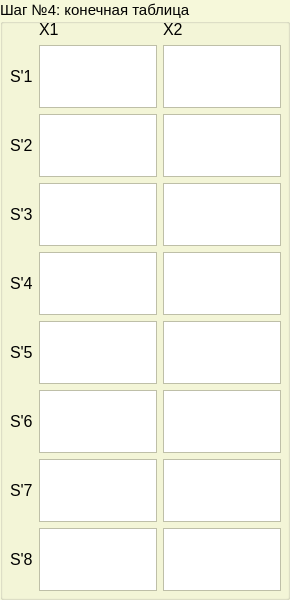
     <widget class="QGroupBox" name="groupBox_4">
      <property name="palette">
       <palette>
        <active>
         <colorrole role="WindowText">
          <brush brushstyle="SolidPattern">
           <color alpha="255">
            <red>0</red>
            <green>0</green>
            <blue>0</blue>
           </color>
          </brush>
         </colorrole>
         <colorrole role="Button">
          <brush brushstyle="SolidPattern">
           <color alpha="255">
            <red>246</red>
            <green>248</green>
            <blue>218</blue>
           </color>
          </brush>
         </colorrole>
         <colorrole role="Light">
          <brush brushstyle="SolidPattern">
           <color alpha="255">
            <red>255</red>
            <green>255</green>
            <blue>255</blue>
           </color>
          </brush>
         </colorrole>
         <colorrole role="Midlight">
          <brush brushstyle="SolidPattern">
           <color alpha="255">
            <red>250</red>
            <green>251</green>
            <blue>236</blue>
           </color>
          </brush>
         </colorrole>
         <colorrole role="Dark">
          <brush brushstyle="SolidPattern">
           <color alpha="255">
            <red>123</red>
            <green>124</green>
            <blue>109</blue>
           </color>
          </brush>
         </colorrole>
         <colorrole role="Mid">
          <brush brushstyle="SolidPattern">
           <color alpha="255">
            <red>164</red>
            <green>165</green>
            <blue>145</blue>
           </color>
          </brush>
         </colorrole>
         <colorrole role="Text">
          <brush brushstyle="SolidPattern">
           <color alpha="255">
            <red>0</red>
            <green>0</green>
            <blue>0</blue>
           </color>
          </brush>
         </colorrole>
         <colorrole role="BrightText">
          <brush brushstyle="SolidPattern">
           <color alpha="255">
            <red>255</red>
            <green>255</green>
            <blue>255</blue>
           </color>
          </brush>
         </colorrole>
         <colorrole role="ButtonText">
          <brush brushstyle="SolidPattern">
           <color alpha="255">
            <red>0</red>
            <green>0</green>
            <blue>0</blue>
           </color>
          </brush>
         </colorrole>
         <colorrole role="Base">
          <brush brushstyle="SolidPattern">
           <color alpha="255">
            <red>255</red>
            <green>255</green>
            <blue>255</blue>
           </color>
          </brush>
         </colorrole>
         <colorrole role="Window">
          <brush brushstyle="SolidPattern">
           <color alpha="255">
            <red>246</red>
            <green>248</green>
            <blue>218</blue>
           </color>
          </brush>
         </colorrole>
         <colorrole role="Shadow">
          <brush brushstyle="SolidPattern">
           <color alpha="255">
            <red>0</red>
            <green>0</green>
            <blue>0</blue>
           </color>
          </brush>
         </colorrole>
         <colorrole role="AlternateBase">
          <brush brushstyle="SolidPattern">
           <color alpha="255">
            <red>250</red>
            <green>251</green>
            <blue>236</blue>
           </color>
          </brush>
         </colorrole>
         <colorrole role="ToolTipBase">
          <brush brushstyle="SolidPattern">
           <color alpha="255">
            <red>255</red>
            <green>255</green>
            <blue>220</blue>
           </color>
          </brush>
         </colorrole>
         <colorrole role="ToolTipText">
          <brush brushstyle="SolidPattern">
           <color alpha="255">
            <red>0</red>
            <green>0</green>
            <blue>0</blue>
           </color>
          </brush>
         </colorrole>
        </active>
        <inactive>
         <colorrole role="WindowText">
          <brush brushstyle="SolidPattern">
           <color alpha="255">
            <red>0</red>
            <green>0</green>
            <blue>0</blue>
           </color>
          </brush>
         </colorrole>
         <colorrole role="Button">
          <brush brushstyle="SolidPattern">
           <color alpha="255">
            <red>246</red>
            <green>248</green>
            <blue>218</blue>
           </color>
          </brush>
         </colorrole>
         <colorrole role="Light">
          <brush brushstyle="SolidPattern">
           <color alpha="255">
            <red>255</red>
            <green>255</green>
            <blue>255</blue>
           </color>
          </brush>
         </colorrole>
         <colorrole role="Midlight">
          <brush brushstyle="SolidPattern">
           <color alpha="255">
            <red>250</red>
            <green>251</green>
            <blue>236</blue>
           </color>
          </brush>
         </colorrole>
         <colorrole role="Dark">
          <brush brushstyle="SolidPattern">
           <color alpha="255">
            <red>123</red>
            <green>124</green>
            <blue>109</blue>
           </color>
          </brush>
         </colorrole>
         <colorrole role="Mid">
          <brush brushstyle="SolidPattern">
           <color alpha="255">
            <red>164</red>
            <green>165</green>
            <blue>145</blue>
           </color>
          </brush>
         </colorrole>
         <colorrole role="Text">
          <brush brushstyle="SolidPattern">
           <color alpha="255">
            <red>0</red>
            <green>0</green>
            <blue>0</blue>
           </color>
          </brush>
         </colorrole>
         <colorrole role="BrightText">
          <brush brushstyle="SolidPattern">
           <color alpha="255">
            <red>255</red>
            <green>255</green>
            <blue>255</blue>
           </color>
          </brush>
         </colorrole>
         <colorrole role="ButtonText">
          <brush brushstyle="SolidPattern">
           <color alpha="255">
            <red>0</red>
            <green>0</green>
            <blue>0</blue>
           </color>
          </brush>
         </colorrole>
         <colorrole role="Base">
          <brush brushstyle="SolidPattern">
           <color alpha="255">
            <red>255</red>
            <green>255</green>
            <blue>255</blue>
           </color>
          </brush>
         </colorrole>
         <colorrole role="Window">
          <brush brushstyle="SolidPattern">
           <color alpha="255">
            <red>246</red>
            <green>248</green>
            <blue>218</blue>
           </color>
          </brush>
         </colorrole>
         <colorrole role="Shadow">
          <brush brushstyle="SolidPattern">
           <color alpha="255">
            <red>0</red>
            <green>0</green>
            <blue>0</blue>
           </color>
          </brush>
         </colorrole>
         <colorrole role="AlternateBase">
          <brush brushstyle="SolidPattern">
           <color alpha="255">
            <red>250</red>
            <green>251</green>
            <blue>236</blue>
           </color>
          </brush>
         </colorrole>
         <colorrole role="ToolTipBase">
          <brush brushstyle="SolidPattern">
           <color alpha="255">
            <red>255</red>
            <green>255</green>
            <blue>220</blue>
           </color>
          </brush>
         </colorrole>
         <colorrole role="ToolTipText">
          <brush brushstyle="SolidPattern">
           <color alpha="255">
            <red>0</red>
            <green>0</green>
            <blue>0</blue>
           </color>
          </brush>
         </colorrole>
        </inactive>
        <disabled>
         <colorrole role="WindowText">
          <brush brushstyle="SolidPattern">
           <color alpha="255">
            <red>123</red>
            <green>124</green>
            <blue>109</blue>
           </color>
          </brush>
         </colorrole>
         <colorrole role="Button">
          <brush brushstyle="SolidPattern">
           <color alpha="255">
            <red>246</red>
            <green>248</green>
            <blue>218</blue>
           </color>
          </brush>
         </colorrole>
         <colorrole role="Light">
          <brush brushstyle="SolidPattern">
           <color alpha="255">
            <red>255</red>
            <green>255</green>
            <blue>255</blue>
           </color>
          </brush>
         </colorrole>
         <colorrole role="Midlight">
          <brush brushstyle="SolidPattern">
           <color alpha="255">
            <red>250</red>
            <green>251</green>
            <blue>236</blue>
           </color>
          </brush>
         </colorrole>
         <colorrole role="Dark">
          <brush brushstyle="SolidPattern">
           <color alpha="255">
            <red>123</red>
            <green>124</green>
            <blue>109</blue>
           </color>
          </brush>
         </colorrole>
         <colorrole role="Mid">
          <brush brushstyle="SolidPattern">
           <color alpha="255">
            <red>164</red>
            <green>165</green>
            <blue>145</blue>
           </color>
          </brush>
         </colorrole>
         <colorrole role="Text">
          <brush brushstyle="SolidPattern">
           <color alpha="255">
            <red>123</red>
            <green>124</green>
            <blue>109</blue>
           </color>
          </brush>
         </colorrole>
         <colorrole role="BrightText">
          <brush brushstyle="SolidPattern">
           <color alpha="255">
            <red>255</red>
            <green>255</green>
            <blue>255</blue>
           </color>
          </brush>
         </colorrole>
         <colorrole role="ButtonText">
          <brush brushstyle="SolidPattern">
           <color alpha="255">
            <red>123</red>
            <green>124</green>
            <blue>109</blue>
           </color>
          </brush>
         </colorrole>
         <colorrole role="Base">
          <brush brushstyle="SolidPattern">
           <color alpha="255">
            <red>246</red>
            <green>248</green>
            <blue>218</blue>
           </color>
          </brush>
         </colorrole>
         <colorrole role="Window">
          <brush brushstyle="SolidPattern">
           <color alpha="255">
            <red>246</red>
            <green>248</green>
            <blue>218</blue>
           </color>
          </brush>
         </colorrole>
         <colorrole role="Shadow">
          <brush brushstyle="SolidPattern">
           <color alpha="255">
            <red>0</red>
            <green>0</green>
            <blue>0</blue>
           </color>
          </brush>
         </colorrole>
         <colorrole role="AlternateBase">
          <brush brushstyle="SolidPattern">
           <color alpha="255">
            <red>246</red>
            <green>248</green>
            <blue>218</blue>
           </color>
          </brush>
         </colorrole>
         <colorrole role="ToolTipBase">
          <brush brushstyle="SolidPattern">
           <color alpha="255">
            <red>255</red>
            <green>255</green>
            <blue>220</blue>
           </color>
          </brush>
         </colorrole>
         <colorrole role="ToolTipText">
          <brush brushstyle="SolidPattern">
           <color alpha="255">
            <red>0</red>
            <green>0</green>
            <blue>0</blue>
           </color>
          </brush>
         </colorrole>
        </disabled>
       </palette>
      </property>
      <property name="font">
       <font>
        <pointsize>11</pointsize>
       </font>
      </property>
      <property name="title">
       <string>Шаг №4: конечная таблица  </string>
      </property>
      <widget class="QWidget" name="layoutWidget">
       <property name="geometry">
        <rect>
         <x>10</x>
         <y>20</y>
         <width>271</width>
         <height>571</height>
        </rect>
       </property>
       <layout class="QGridLayout" name="gridLayout_6">
        <item row="9" column="0">
         <widget class="QLabel" name="label">
          <property name="font">
           <font>
            <pointsize>12</pointsize>
           </font>
          </property>
          <property name="text">
           <string>S'8</string>
          </property>
         </widget>
        </item>
        <item row="7" column="3">
         <widget class="QTextEdit" name="fS6X2">
          <property name="font">
           <font>
            <pointsize>12</pointsize>
           </font>
          </property>
          <property name="html">
           <string>&lt;!DOCTYPE HTML PUBLIC &quot;-//W3C//DTD HTML 4.0//EN&quot; &quot;http://www.w3.org/TR/REC-html40/strict.dtd&quot;&gt;
&lt;html&gt;&lt;head&gt;&lt;meta name=&quot;qrichtext&quot; content=&quot;1&quot; /&gt;&lt;style type=&quot;text/css&quot;&gt;
p, li { white-space: pre-wrap; }
&lt;/style&gt;&lt;/head&gt;&lt;body style=&quot; font-family:'MS Shell Dlg 2'; font-size:12pt; font-weight:400; font-style:normal;&quot;&gt;
&lt;p align=&quot;center&quot; style=&quot;-qt-paragraph-type:empty; margin-top:0px; margin-bottom:0px; margin-left:0px; margin-right:0px; -qt-block-indent:0; text-indent:0px; font-size:8.25pt;&quot;&gt;&lt;br /&gt;&lt;/p&gt;&lt;/body&gt;&lt;/html&gt;</string>
          </property>
         </widget>
        </item>
        <item row="7" column="1">
         <widget class="QTextEdit" name="fS6X1">
          <property name="font">
           <font>
            <pointsize>12</pointsize>
           </font>
          </property>
          <property name="html">
           <string>&lt;!DOCTYPE HTML PUBLIC &quot;-//W3C//DTD HTML 4.0//EN&quot; &quot;http://www.w3.org/TR/REC-html40/strict.dtd&quot;&gt;
&lt;html&gt;&lt;head&gt;&lt;meta name=&quot;qrichtext&quot; content=&quot;1&quot; /&gt;&lt;style type=&quot;text/css&quot;&gt;
p, li { white-space: pre-wrap; }
&lt;/style&gt;&lt;/head&gt;&lt;body style=&quot; font-family:'MS Shell Dlg 2'; font-size:12pt; font-weight:400; font-style:normal;&quot;&gt;
&lt;p align=&quot;center&quot; style=&quot;-qt-paragraph-type:empty; margin-top:0px; margin-bottom:0px; margin-left:0px; margin-right:0px; -qt-block-indent:0; text-indent:0px; font-size:8.25pt;&quot;&gt;&lt;br /&gt;&lt;/p&gt;&lt;/body&gt;&lt;/html&gt;</string>
          </property>
         </widget>
        </item>
        <item row="3" column="1">
         <widget class="QTextEdit" name="fS2X1">
          <property name="font">
           <font>
            <pointsize>12</pointsize>
           </font>
          </property>
          <property name="html">
           <string>&lt;!DOCTYPE HTML PUBLIC &quot;-//W3C//DTD HTML 4.0//EN&quot; &quot;http://www.w3.org/TR/REC-html40/strict.dtd&quot;&gt;
&lt;html&gt;&lt;head&gt;&lt;meta name=&quot;qrichtext&quot; content=&quot;1&quot; /&gt;&lt;style type=&quot;text/css&quot;&gt;
p, li { white-space: pre-wrap; }
&lt;/style&gt;&lt;/head&gt;&lt;body style=&quot; font-family:'MS Shell Dlg 2'; font-size:12pt; font-weight:400; font-style:normal;&quot;&gt;
&lt;p align=&quot;center&quot; style=&quot;-qt-paragraph-type:empty; margin-top:0px; margin-bottom:0px; margin-left:0px; margin-right:0px; -qt-block-indent:0; text-indent:0px; font-size:8.25pt;&quot;&gt;&lt;br /&gt;&lt;/p&gt;&lt;/body&gt;&lt;/html&gt;</string>
          </property>
         </widget>
        </item>
        <item row="5" column="3">
         <widget class="QTextEdit" name="fS4X2">
          <property name="font">
           <font>
            <pointsize>12</pointsize>
           </font>
          </property>
          <property name="html">
           <string>&lt;!DOCTYPE HTML PUBLIC &quot;-//W3C//DTD HTML 4.0//EN&quot; &quot;http://www.w3.org/TR/REC-html40/strict.dtd&quot;&gt;
&lt;html&gt;&lt;head&gt;&lt;meta name=&quot;qrichtext&quot; content=&quot;1&quot; /&gt;&lt;style type=&quot;text/css&quot;&gt;
p, li { white-space: pre-wrap; }
&lt;/style&gt;&lt;/head&gt;&lt;body style=&quot; font-family:'MS Shell Dlg 2'; font-size:12pt; font-weight:400; font-style:normal;&quot;&gt;
&lt;p align=&quot;center&quot; style=&quot;-qt-paragraph-type:empty; margin-top:0px; margin-bottom:0px; margin-left:0px; margin-right:0px; -qt-block-indent:0; text-indent:0px; font-size:8.25pt;&quot;&gt;&lt;br /&gt;&lt;/p&gt;&lt;/body&gt;&lt;/html&gt;</string>
          </property>
         </widget>
        </item>
        <item row="4" column="1">
         <widget class="QTextEdit" name="fS3X1">
          <property name="font">
           <font>
            <pointsize>12</pointsize>
           </font>
          </property>
          <property name="html">
           <string>&lt;!DOCTYPE HTML PUBLIC &quot;-//W3C//DTD HTML 4.0//EN&quot; &quot;http://www.w3.org/TR/REC-html40/strict.dtd&quot;&gt;
&lt;html&gt;&lt;head&gt;&lt;meta name=&quot;qrichtext&quot; content=&quot;1&quot; /&gt;&lt;style type=&quot;text/css&quot;&gt;
p, li { white-space: pre-wrap; }
&lt;/style&gt;&lt;/head&gt;&lt;body style=&quot; font-family:'MS Shell Dlg 2'; font-size:12pt; font-weight:400; font-style:normal;&quot;&gt;
&lt;p align=&quot;center&quot; style=&quot;-qt-paragraph-type:empty; margin-top:0px; margin-bottom:0px; margin-left:0px; margin-right:0px; -qt-block-indent:0; text-indent:0px; font-size:8.25pt;&quot;&gt;&lt;br /&gt;&lt;/p&gt;&lt;/body&gt;&lt;/html&gt;</string>
          </property>
         </widget>
        </item>
        <item row="2" column="3">
         <widget class="QTextEdit" name="fS1X2">
          <property name="font">
           <font>
            <pointsize>12</pointsize>
           </font>
          </property>
          <property name="html">
           <string>&lt;!DOCTYPE HTML PUBLIC &quot;-//W3C//DTD HTML 4.0//EN&quot; &quot;http://www.w3.org/TR/REC-html40/strict.dtd&quot;&gt;
&lt;html&gt;&lt;head&gt;&lt;meta name=&quot;qrichtext&quot; content=&quot;1&quot; /&gt;&lt;style type=&quot;text/css&quot;&gt;
p, li { white-space: pre-wrap; }
&lt;/style&gt;&lt;/head&gt;&lt;body style=&quot; font-family:'MS Shell Dlg 2'; font-size:12pt; font-weight:400; font-style:normal;&quot;&gt;
&lt;p align=&quot;center&quot; style=&quot;-qt-paragraph-type:empty; margin-top:0px; margin-bottom:0px; margin-left:0px; margin-right:0px; -qt-block-indent:0; text-indent:0px; font-size:8.25pt;&quot;&gt;&lt;br /&gt;&lt;/p&gt;&lt;/body&gt;&lt;/html&gt;</string>
          </property>
         </widget>
        </item>
        <item row="8" column="1">
         <widget class="QTextEdit" name="fS7X1">
          <property name="font">
           <font>
            <pointsize>12</pointsize>
           </font>
          </property>
          <property name="html">
           <string>&lt;!DOCTYPE HTML PUBLIC &quot;-//W3C//DTD HTML 4.0//EN&quot; &quot;http://www.w3.org/TR/REC-html40/strict.dtd&quot;&gt;
&lt;html&gt;&lt;head&gt;&lt;meta name=&quot;qrichtext&quot; content=&quot;1&quot; /&gt;&lt;style type=&quot;text/css&quot;&gt;
p, li { white-space: pre-wrap; }
&lt;/style&gt;&lt;/head&gt;&lt;body style=&quot; font-family:'MS Shell Dlg 2'; font-size:12pt; font-weight:400; font-style:normal;&quot;&gt;
&lt;p align=&quot;center&quot; style=&quot;-qt-paragraph-type:empty; margin-top:0px; margin-bottom:0px; margin-left:0px; margin-right:0px; -qt-block-indent:0; text-indent:0px; font-size:8.25pt;&quot;&gt;&lt;br /&gt;&lt;/p&gt;&lt;/body&gt;&lt;/html&gt;</string>
          </property>
         </widget>
        </item>
        <item row="3" column="3">
         <widget class="QTextEdit" name="fS2X2">
          <property name="font">
           <font>
            <pointsize>12</pointsize>
           </font>
          </property>
          <property name="html">
           <string>&lt;!DOCTYPE HTML PUBLIC &quot;-//W3C//DTD HTML 4.0//EN&quot; &quot;http://www.w3.org/TR/REC-html40/strict.dtd&quot;&gt;
&lt;html&gt;&lt;head&gt;&lt;meta name=&quot;qrichtext&quot; content=&quot;1&quot; /&gt;&lt;style type=&quot;text/css&quot;&gt;
p, li { white-space: pre-wrap; }
&lt;/style&gt;&lt;/head&gt;&lt;body style=&quot; font-family:'MS Shell Dlg 2'; font-size:12pt; font-weight:400; font-style:normal;&quot;&gt;
&lt;p align=&quot;center&quot; style=&quot;-qt-paragraph-type:empty; margin-top:0px; margin-bottom:0px; margin-left:0px; margin-right:0px; -qt-block-indent:0; text-indent:0px; font-size:8.25pt;&quot;&gt;&lt;br /&gt;&lt;/p&gt;&lt;/body&gt;&lt;/html&gt;</string>
          </property>
         </widget>
        </item>
        <item row="3" column="0">
         <widget class="QLabel" name="label_51">
          <property name="font">
           <font>
            <pointsize>12</pointsize>
           </font>
          </property>
          <property name="text">
           <string>S'2</string>
          </property>
         </widget>
        </item>
        <item row="8" column="3" alignment="Qt::AlignHCenter">
         <widget class="QTextEdit" name="fS7X2">
          <property name="font">
           <font>
            <pointsize>12</pointsize>
           </font>
          </property>
          <property name="html">
           <string>&lt;!DOCTYPE HTML PUBLIC &quot;-//W3C//DTD HTML 4.0//EN&quot; &quot;http://www.w3.org/TR/REC-html40/strict.dtd&quot;&gt;
&lt;html&gt;&lt;head&gt;&lt;meta name=&quot;qrichtext&quot; content=&quot;1&quot; /&gt;&lt;style type=&quot;text/css&quot;&gt;
p, li { white-space: pre-wrap; }
&lt;/style&gt;&lt;/head&gt;&lt;body style=&quot; font-family:'MS Shell Dlg 2'; font-size:12pt; font-weight:400; font-style:normal;&quot;&gt;
&lt;p align=&quot;center&quot; style=&quot;-qt-paragraph-type:empty; margin-top:0px; margin-bottom:0px; margin-left:0px; margin-right:0px; -qt-block-indent:0; text-indent:0px; font-size:8.25pt;&quot;&gt;&lt;br /&gt;&lt;/p&gt;&lt;/body&gt;&lt;/html&gt;</string>
          </property>
         </widget>
        </item>
        <item row="6" column="3">
         <widget class="QTextEdit" name="fS5X2">
          <property name="font">
           <font>
            <pointsize>12</pointsize>
           </font>
          </property>
          <property name="html">
           <string>&lt;!DOCTYPE HTML PUBLIC &quot;-//W3C//DTD HTML 4.0//EN&quot; &quot;http://www.w3.org/TR/REC-html40/strict.dtd&quot;&gt;
&lt;html&gt;&lt;head&gt;&lt;meta name=&quot;qrichtext&quot; content=&quot;1&quot; /&gt;&lt;style type=&quot;text/css&quot;&gt;
p, li { white-space: pre-wrap; }
&lt;/style&gt;&lt;/head&gt;&lt;body style=&quot; font-family:'MS Shell Dlg 2'; font-size:12pt; font-weight:400; font-style:normal;&quot;&gt;
&lt;p align=&quot;center&quot; style=&quot;-qt-paragraph-type:empty; margin-top:0px; margin-bottom:0px; margin-left:0px; margin-right:0px; -qt-block-indent:0; text-indent:0px; font-size:8.25pt;&quot;&gt;&lt;br /&gt;&lt;/p&gt;&lt;/body&gt;&lt;/html&gt;</string>
          </property>
         </widget>
        </item>
        <item row="2" column="1" alignment="Qt::AlignVCenter">
         <widget class="QTextEdit" name="fS1X1">
          <property name="font">
           <font>
            <pointsize>12</pointsize>
           </font>
          </property>
          <property name="html">
           <string>&lt;!DOCTYPE HTML PUBLIC &quot;-//W3C//DTD HTML 4.0//EN&quot; &quot;http://www.w3.org/TR/REC-html40/strict.dtd&quot;&gt;
&lt;html&gt;&lt;head&gt;&lt;meta name=&quot;qrichtext&quot; content=&quot;1&quot; /&gt;&lt;style type=&quot;text/css&quot;&gt;
p, li { white-space: pre-wrap; }
&lt;/style&gt;&lt;/head&gt;&lt;body style=&quot; font-family:'MS Shell Dlg 2'; font-size:12pt; font-weight:400; font-style:normal;&quot;&gt;
&lt;p align=&quot;center&quot; style=&quot;-qt-paragraph-type:empty; margin-top:0px; margin-bottom:0px; margin-left:0px; margin-right:0px; -qt-block-indent:0; text-indent:0px; font-size:8.25pt;&quot;&gt;&lt;br /&gt;&lt;/p&gt;&lt;/body&gt;&lt;/html&gt;</string>
          </property>
         </widget>
        </item>
        <item row="5" column="0">
         <widget class="QLabel" name="label_53">
          <property name="font">
           <font>
            <pointsize>12</pointsize>
           </font>
          </property>
          <property name="text">
           <string>S'4</string>
          </property>
         </widget>
        </item>
        <item row="4" column="0">
         <widget class="QLabel" name="label_52">
          <property name="font">
           <font>
            <pointsize>12</pointsize>
           </font>
          </property>
          <property name="text">
           <string>S'3</string>
          </property>
         </widget>
        </item>
        <item row="4" column="3">
         <widget class="QTextEdit" name="fS3X2">
          <property name="font">
           <font>
            <pointsize>12</pointsize>
           </font>
          </property>
          <property name="html">
           <string>&lt;!DOCTYPE HTML PUBLIC &quot;-//W3C//DTD HTML 4.0//EN&quot; &quot;http://www.w3.org/TR/REC-html40/strict.dtd&quot;&gt;
&lt;html&gt;&lt;head&gt;&lt;meta name=&quot;qrichtext&quot; content=&quot;1&quot; /&gt;&lt;style type=&quot;text/css&quot;&gt;
p, li { white-space: pre-wrap; }
&lt;/style&gt;&lt;/head&gt;&lt;body style=&quot; font-family:'MS Shell Dlg 2'; font-size:12pt; font-weight:400; font-style:normal;&quot;&gt;
&lt;p align=&quot;center&quot; style=&quot;-qt-paragraph-type:empty; margin-top:0px; margin-bottom:0px; margin-left:0px; margin-right:0px; -qt-block-indent:0; text-indent:0px; font-size:8.25pt;&quot;&gt;&lt;br /&gt;&lt;/p&gt;&lt;/body&gt;&lt;/html&gt;</string>
          </property>
         </widget>
        </item>
        <item row="8" column="0">
         <widget class="QLabel" name="label_56">
          <property name="font">
           <font>
            <pointsize>12</pointsize>
           </font>
          </property>
          <property name="text">
           <string>S'7</string>
          </property>
         </widget>
        </item>
        <item row="7" column="0">
         <widget class="QLabel" name="label_55">
          <property name="font">
           <font>
            <pointsize>12</pointsize>
           </font>
          </property>
          <property name="text">
           <string>S'6</string>
          </property>
         </widget>
        </item>
        <item row="6" column="0">
         <widget class="QLabel" name="label_54">
          <property name="font">
           <font>
            <pointsize>12</pointsize>
           </font>
          </property>
          <property name="text">
           <string>S'5</string>
          </property>
         </widget>
        </item>
        <item row="6" column="1">
         <widget class="QTextEdit" name="fS5X1">
          <property name="font">
           <font>
            <pointsize>12</pointsize>
           </font>
          </property>
          <property name="html">
           <string>&lt;!DOCTYPE HTML PUBLIC &quot;-//W3C//DTD HTML 4.0//EN&quot; &quot;http://www.w3.org/TR/REC-html40/strict.dtd&quot;&gt;
&lt;html&gt;&lt;head&gt;&lt;meta name=&quot;qrichtext&quot; content=&quot;1&quot; /&gt;&lt;style type=&quot;text/css&quot;&gt;
p, li { white-space: pre-wrap; }
&lt;/style&gt;&lt;/head&gt;&lt;body style=&quot; font-family:'MS Shell Dlg 2'; font-size:12pt; font-weight:400; font-style:normal;&quot;&gt;
&lt;p align=&quot;center&quot; style=&quot;-qt-paragraph-type:empty; margin-top:0px; margin-bottom:0px; margin-left:0px; margin-right:0px; -qt-block-indent:0; text-indent:0px; font-size:8.25pt;&quot;&gt;&lt;br /&gt;&lt;/p&gt;&lt;/body&gt;&lt;/html&gt;</string>
          </property>
         </widget>
        </item>
        <item row="5" column="1">
         <widget class="QTextEdit" name="fS4X1">
          <property name="font">
           <font>
            <pointsize>12</pointsize>
           </font>
          </property>
          <property name="html">
           <string>&lt;!DOCTYPE HTML PUBLIC &quot;-//W3C//DTD HTML 4.0//EN&quot; &quot;http://www.w3.org/TR/REC-html40/strict.dtd&quot;&gt;
&lt;html&gt;&lt;head&gt;&lt;meta name=&quot;qrichtext&quot; content=&quot;1&quot; /&gt;&lt;style type=&quot;text/css&quot;&gt;
p, li { white-space: pre-wrap; }
&lt;/style&gt;&lt;/head&gt;&lt;body style=&quot; font-family:'MS Shell Dlg 2'; font-size:12pt; font-weight:400; font-style:normal;&quot;&gt;
&lt;p align=&quot;center&quot; style=&quot;-qt-paragraph-type:empty; margin-top:0px; margin-bottom:0px; margin-left:0px; margin-right:0px; -qt-block-indent:0; text-indent:0px; font-size:8.25pt;&quot;&gt;&lt;br /&gt;&lt;/p&gt;&lt;/body&gt;&lt;/html&gt;</string>
          </property>
         </widget>
        </item>
        <item row="1" column="3">
         <widget class="QLabel" name="label_57">
          <property name="font">
           <font>
            <pointsize>12</pointsize>
           </font>
          </property>
          <property name="text">
           <string>X2</string>
          </property>
         </widget>
        </item>
        <item row="2" column="0">
         <widget class="QLabel" name="label_50">
          <property name="font">
           <font>
            <pointsize>12</pointsize>
           </font>
          </property>
          <property name="text">
           <string>S'1</string>
          </property>
         </widget>
        </item>
        <item row="9" column="3">
         <widget class="QTextEdit" name="fS8X2">
          <property name="font">
           <font>
            <pointsize>12</pointsize>
           </font>
          </property>
         </widget>
        </item>
        <item row="9" column="1">
         <widget class="QTextEdit" name="fS8X1">
          <property name="font">
           <font>
            <pointsize>12</pointsize>
           </font>
          </property>
         </widget>
        </item>
        <item row="1" column="1">
         <widget class="QLabel" name="label_49">
          <property name="font">
           <font>
            <pointsize>12</pointsize>
           </font>
          </property>
          <property name="text">
           <string>X1</string>
          </property>
         </widget>
        </item>
       </layout>
      </widget>
     </widget>
